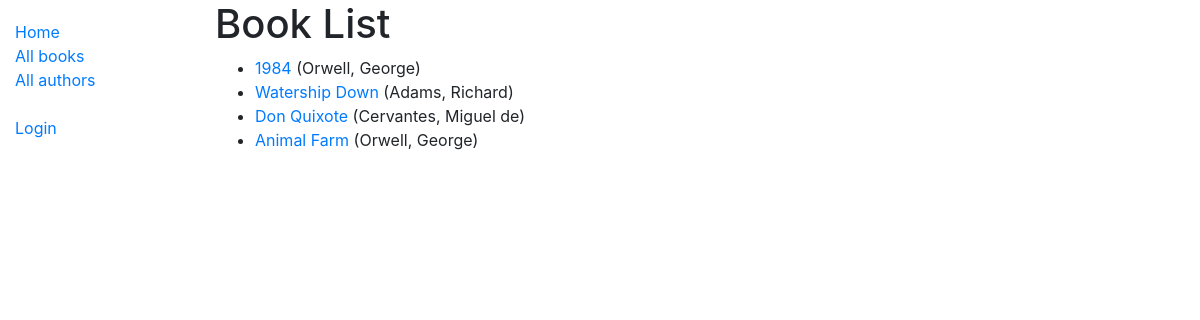
Page /catalog/books/ on the earlier database version.
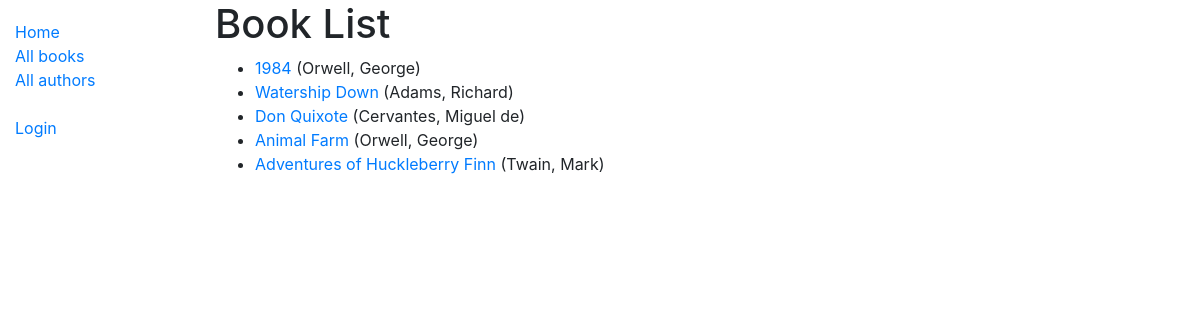
Same page on the later database version.
### catalog/models.py (models this page shows, shortened)
class Book(models.Model):
  title = models.CharField(max_length=200)
  author = models.ForeignKey('Author', on_delete=models.SET_NULL, null=True)
  summary = models.TextField(max_length=1000, help_text='Enter a brief description of the book')
  isbn = models.CharField('ISBN', max_length=13, help_text='13 Character <a href="https://www.isbn-international.org/content/what-isbn">ISBN number</a>')
  genre = models.ManyToManyField(Genre, help_text='Select a genre for this book')
  def display_genre(self):
    """Create a string for the Genre. This is required to display genre in Admin."""
    return ', '.join(genre.name for genre in self.genre.all()[:3])
  display_genre.short_description = 'Genre'
  def get_absolute_url(self):
    return reverse('book-detail', args=[str(self.id)])

class Author(models.Model):
  first_name = models.CharField(max_length=100)
  last_name = models.CharField(max_length=100)
  date_of_birth = models.DateField('Born', null=True, blank=True)
  date_of_death = models.DateField('Died', null=True, blank=True)
  class Meta:
    ordering = ['last_name', 'first_name']
  def __str__(self):
    return f'{self.last_name}, {self.first_name}'

### catalog/views.py (the view)
# urls.py: path('books/', views.BookListView.as_view(), name='books'),
class BookListView(generic.ListView):
  model = Book
  paginate_by = 10

### catalog/templates/catalog/book_list.html
{% extends "base_generic.html" %}
{% block content %}
  <h1>Book List</h1>
  {% if book_list %}
  <ul>
    {% for book in book_list %}
      <li>
        <a href="{{ book.get_absolute_url }}">{{ book.title }}</a> ({{book.author}})
      </li>
    {% endfor %}
  </ul>
  {% else %}
    <p>There are no books in the library.</p>
  {% endif %}
{% endblock %}

Differences in the rows shown:
added Book: title "Adventures of Huckleberry Finn", author "Twain, Mark"
